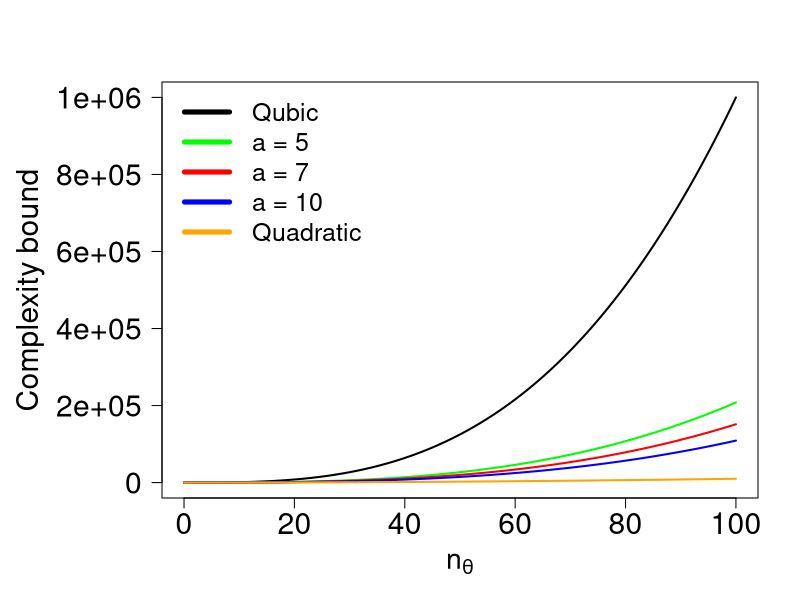

Write the R code that produced this figure.
OUTDIR <- "./"

amsmmala_complexity <- function(x, a) {
  x^3/a+(1-1/a)*x^2
}

x <- seq(0.01, 100, by=0.01)

cols <- c("black", "green", "red", "blue", "orange")

pdf(file=file.path(OUTDIR, "amsmmala_complexity.pdf"), width=10, height=6)

oldpar <- par(no.readonly=TRUE)

par(mar=c(5, 8, 4, 2)+0.1, mgp=c(3, 1, 0))

plot(
  x,
  x^3,
  type="l",
  col=cols[1],
  lwd=2,
  xlab=expression("n"[theta]),
  ylab="",
  cex.axis=1.8,
  cex.lab=1.7,
  yaxt="n"
)

axis(
  2,
  at=seq(0, 1e+06, by=2*1e+05),
  labels=seq(0, 1e+06, by=2*1e+05),
  cex.axis=1.8,
  las=1
)

mtext("Complexity bound", 2, line=6, cex=1.8)

lines(
  x,
  amsmmala_complexity(x, 5),
  col=cols[2],
  lwd=2
)

lines(
  x,
  amsmmala_complexity(x, 7),
  col=cols[3],
  lwd=2
)

lines(
  x,
  amsmmala_complexity(x, 10),
  col=cols[4],
  lwd=2
)

lines(
  x,
  x^2,
  col=cols[5],
  lwd=2
)

legend(
  "topleft",
  c("Qubic", "a = 5", "a = 7", "a = 10", "Quadratic"),
  lty=c(1, 1, 1),
  lwd=c(5, 5, 5),
  col=cols,
  cex=1.5,
  bty="n"
)

par(oldpar)

dev.off()
